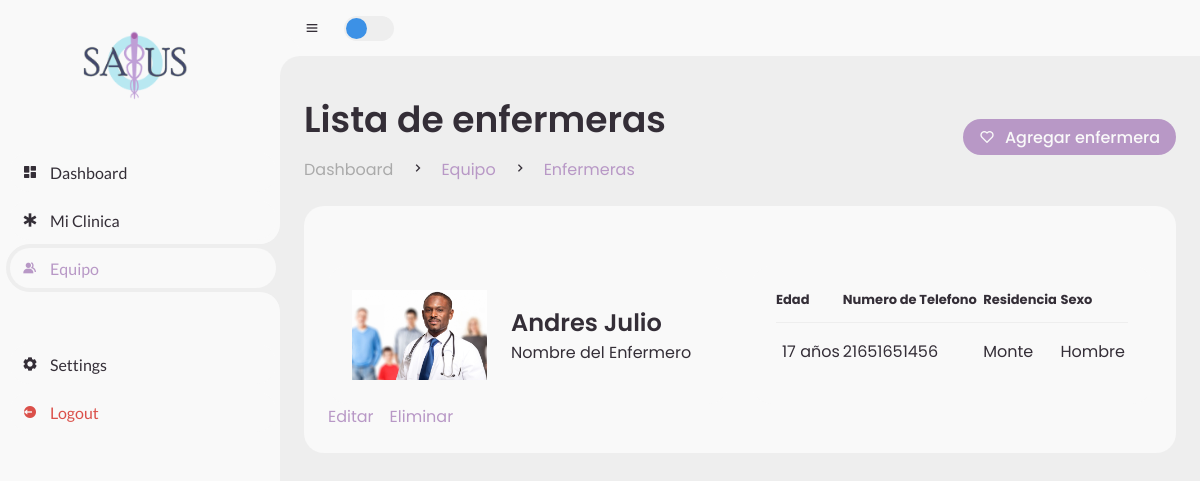
The page /salusApp/dashboard/equipo/enfermeros (signed in) on the database as committed earlier.
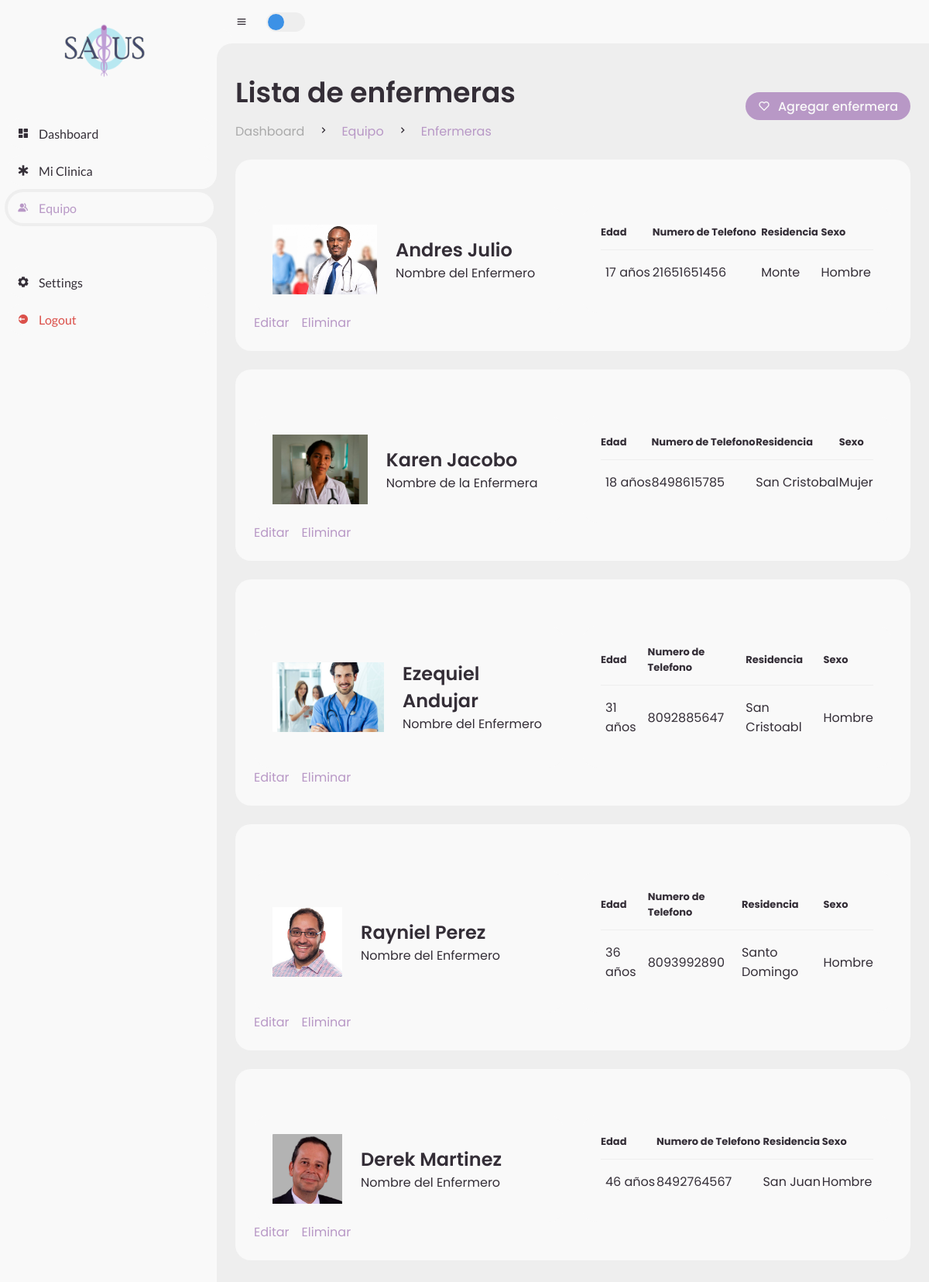
The same page on the database as committed later.
### salusApp/models.py (models this page shows)
class Person(models.Model):
    first_name = models.CharField("Person's first name", max_length=30)
    last_name = models.CharField("Person's last name",max_length=30)
    photo = models.ImageField(blank=True, null=False, upload_to='salusApp/static/media/')
    age = models.IntegerField("Person's age")
    address = models.CharField("Person's address", max_length=100)
    sexoChoices = [
        ('M', "Masculino"),
        ('F', "Femenino")
    ]
    sex = models.CharField("Person's sex", choices=sexoChoices, max_length=1)
    phone = models.CharField("Person's phone", max_length=15)
    idNumber = models.CharField("Person's id", max_length=10) #Cedula
    isDoctor = models.BooleanField("Is this Person a doctor?")
    isNurse = models.BooleanField("Is this Person a nurse?")

### salusApp/views.py (the view)
# urls.py: path('dashboard/equipo/enfermeros', views.Enfermeros, name='enfermeros'),
@login_required()
def Enfermeros(request):
    nurses = Person.objects.filter(isNurse=True)
    context = {"nurses":nurses}
    return render(request, 'salusApp/dashboard-equipo-enfermeros.html', context)

### salusApp/templates/salusApp/dashboard-equipo-enfermeros.html
{% extends 'salusApp/dashboard_base.html' %}
{% load static %}
{% block content %}
        <main>
            <div class="head-title">
                <div class="left">
                    <h1>Lista de enfermeras</h1>
                    <ul class="breadcrumb">
                        <li>
                            <a href="#">Dashboard</a>
                        </li>
                        <li><i class='bx bx-chevron-right'></i></li>
                        <li>
                            <a class="active" href="{% url 'equipo' %}">Equipo</a>
                        </li>
                        <li><i class='bx bx-chevron-right'></i></li>
                        <li>
                            <a class="active" href="{% url 'enfermeros' %}">Enfermeras</a>
                        </li>
                    </ul>
                </div>
                <a href="{% url 'enfermeros-add' %}" class="btn-download">
                    <i class='bx bx-heart' ></i>
                    <span class="text">Agregar enfermera</span>
                </a>
            </div>
            {% for nurse in nurses %}
            <div class="table-data">
                <div class="order">
                    <ul class="box-info">
                        <li>
                            <img src="{% static nurse.photo.url %}" style="height: 90px;">
                            <span class="text">
                                <h3>{{nurse.first_name}} {{nurse.last_name}}</h3>
                                {% if nurse.sex == 'M' %}
                                <p>Nombre del Enfermero</p>
                                {% elif nurse.sex == 'F' %}
                                <p>Nombre de la Enfermera</p>
                                {% endif %}
                            </span>
                        </li>
                        <li>
                            <table>
                                <thead>
                                    <tr>
                                        <th>Edad</th>
                                        <th>Numero de Telefono</th>
                                        <th>Residencia</th>
                                        <th>Sexo</th>
                                    </tr>
                                </thead>
                                <tbody>
                                    <tr>
                                        <td>
                                            <p>{{nurse.age}} años</p>
                                        </td>
                                        <td>{{nurse.phone}}</td>
                                        <td><span>{{nurse.address}}</span></td>
                                        {% if nurse.sex == 'M' %}
                                        <td>Hombre</td>
                                        {% elif nurse.sex == 'F' %}
                                        <td>Mujer</td>
                                        {% endif %}
                                    </tr>
                                </tbody>
                            </table>
                        </li>
                    </ul>
                    <div class="head-title">
                        <div class="left">
                            <ul class="breadcrumb">
                                <li>
                                    <a href="{% url 'enfermeros-edit' nurse.id %}" class="active">Editar</a>
                                </li>
                                <li>
                                    <a href="{% url 'enfermeros-delete' nurse.id %}" class="active">Eliminar</a>
                                </li>
                            </ul>
                        </div>
                    </div>
                </div>
            </div>
            {% endfor %}
        </main>
    </section>
{% endblock content %}

Rows that differ between the two databases and show on the page:
added Person: photo (picture), first_name "Karen", last_name "Jacobo", sex "Nombre de la Enfermera", age "18", phone "8498615785", address "San Cristobal"
added Person: photo (picture), first_name "Ezequiel", last_name "Andujar", sex "Nombre del Enfermero", age "31", phone "8092885647", address "San Cristoabl"
added Person: photo (picture), first_name "Rayniel", last_name "Perez", sex "Nombre del Enfermero", age "36", phone "8093992890", address "Santo Domingo"
added Person: photo (picture), first_name "Derek", last_name "Martinez", sex "Nombre del Enfermero", age "46", phone "8492764567", address "San Juan"
